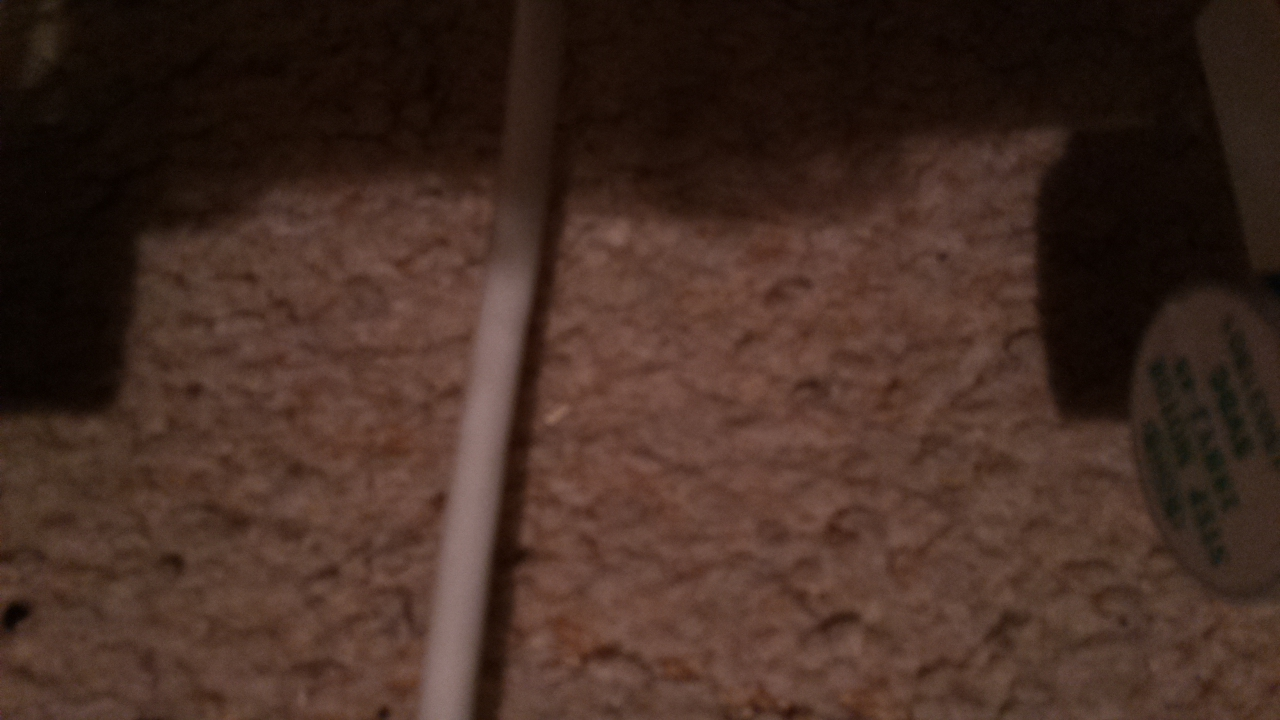
#> input picture 1/sample-2019-12-15_06:57-2.jpg, 1280 x 720 px
$ python contrast_adjustment.py
#> lines starting #> are read from the running program, lines starting #| are printed output that depends on the picture; long printed decimals are rounded
#> further down, image is the input picture: shape (720, 1280, 3); mean B, G, R 35.3, 44.8, 67.6
import cv2
import numpy as np
from matplotlib import pyplot as plt


# Automatic brightness and contrast optimization with optional histogram clipping
def automatic_brightness_and_contrast(image, clip_hist_percent=1):
#> called with clip_hist_percent = 1
    gray = cv2.cvtColor(image, cv2.COLOR_BGR2GRAY)
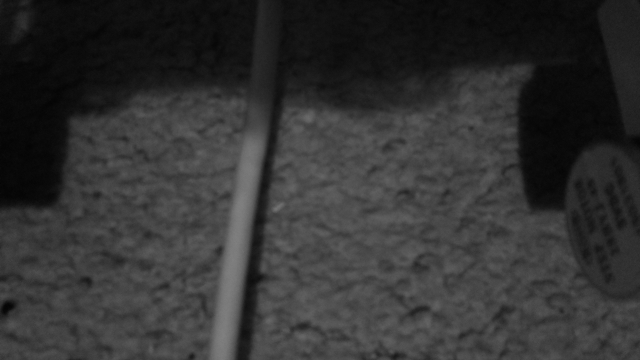
#> gray: shape (720, 1280) (shown at 1/2 size); min 2, max 131, mean 50.5

    # Calculate grayscale histogram
    hist = cv2.calcHist([gray], [0], None, [256], [0, 256])
#> hist = 256 values, max 20431 at index 14, min 0 at index 0, mean 3600
    hist_size = len(hist)
#> hist_size = 256

    # Calculate cumulative distribution from the histogram
    accumulator = []
    accumulator.append(float(hist[0]))
    for index in range(1, hist_size):
        accumulator.append(accumulator[index - 1] + float(hist[index]))
#> after the loop, accumulator = 256 values from 0 to 921600

    # Locate points to clip
    maximum = accumulator[-1]
#> maximum = 921600
    clip_hist_percent *= (maximum / 100.0)
#> clip_hist_percent = 9216
    clip_hist_percent /= 2.0
#> clip_hist_percent = 4608

    # Locate left cut
    minimum_gray = 0
    while accumulator[minimum_gray] < clip_hist_percent:
        minimum_gray += 1
#> this loop made 6 passes
#> after the loop, minimum_gray = 6

    # Locate right cut
    maximum_gray = hist_size - 1
#> maximum_gray = 255
    while accumulator[maximum_gray] >= (maximum - clip_hist_percent):
        maximum_gray -= 1
#> this loop made 135 passes
#> maximum_gray on passes 1 to 8: 254, 253, 252, 251, 250, 249, 248, 247
#> after the loop, maximum_gray = 120

    # Calculate alpha and beta values
    alpha = 255 / (maximum_gray - minimum_gray)
#> alpha = 2.24
    beta = -minimum_gray * alpha
#> beta = -13.42

    '''
    # Calculate new histogram with desired range and show histogram
    new_hist = cv2.calcHist([gray],[0],None,[256],[minimum_gray,maximum_gray])
    plt.plot(hist)
    plt.plot(new_hist)
    plt.xlim([0,256])
    plt.show()
    '''

    auto_result = cv2.convertScaleAbs(image, alpha=alpha, beta=beta)
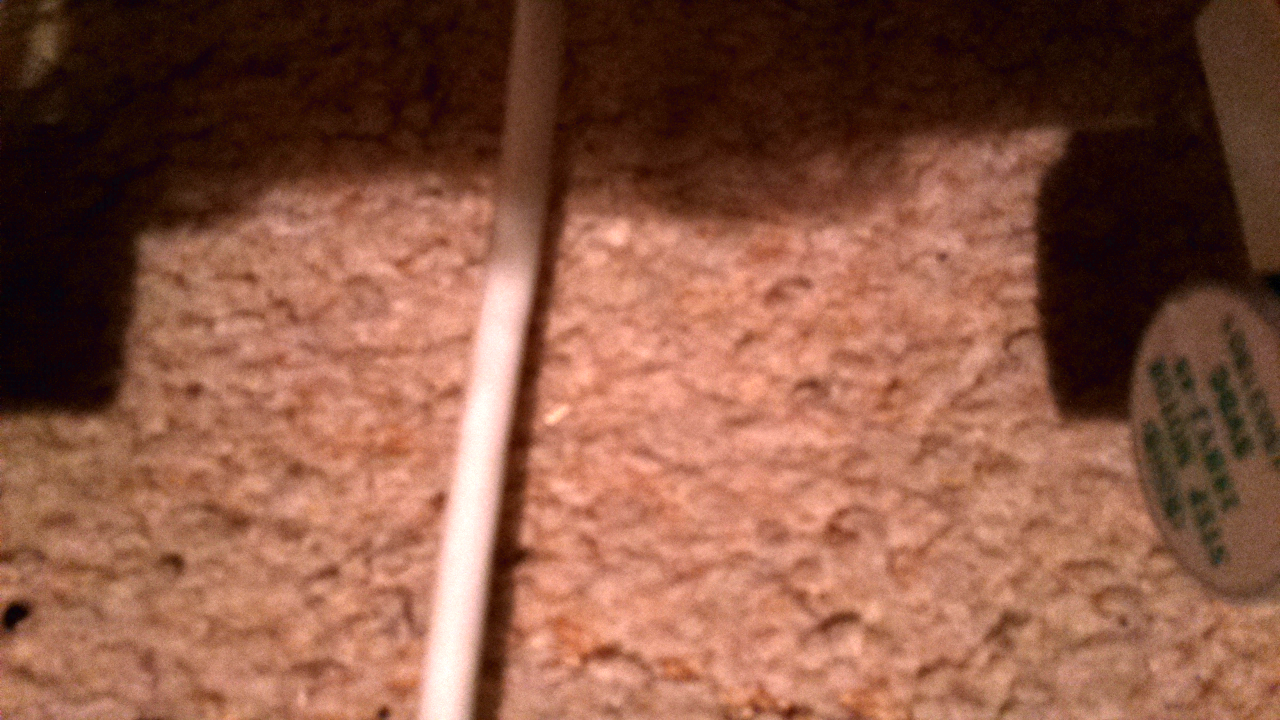
#> auto_result: shape (720, 1280, 3); mean B, G, R 67.2, 86.8, 137.2
    return auto_result, alpha, beta


image = cv2.imread('../1/sample-2019-12-15_06:57-2.jpg')
auto_result, alpha, beta = automatic_brightness_and_contrast(image, 1)
#> alpha = 2.24; beta = -13.42
print('alpha', alpha)
#| alpha 2.237
print('beta', beta)
#| beta -13.421
cv2.imshow('auto_result', auto_result)
cv2.waitKey()

$ run again, with 1/sample-2019-12-15_06:51-1.jpg copied over 1/sample-2019-12-15_06:57-2.jpg
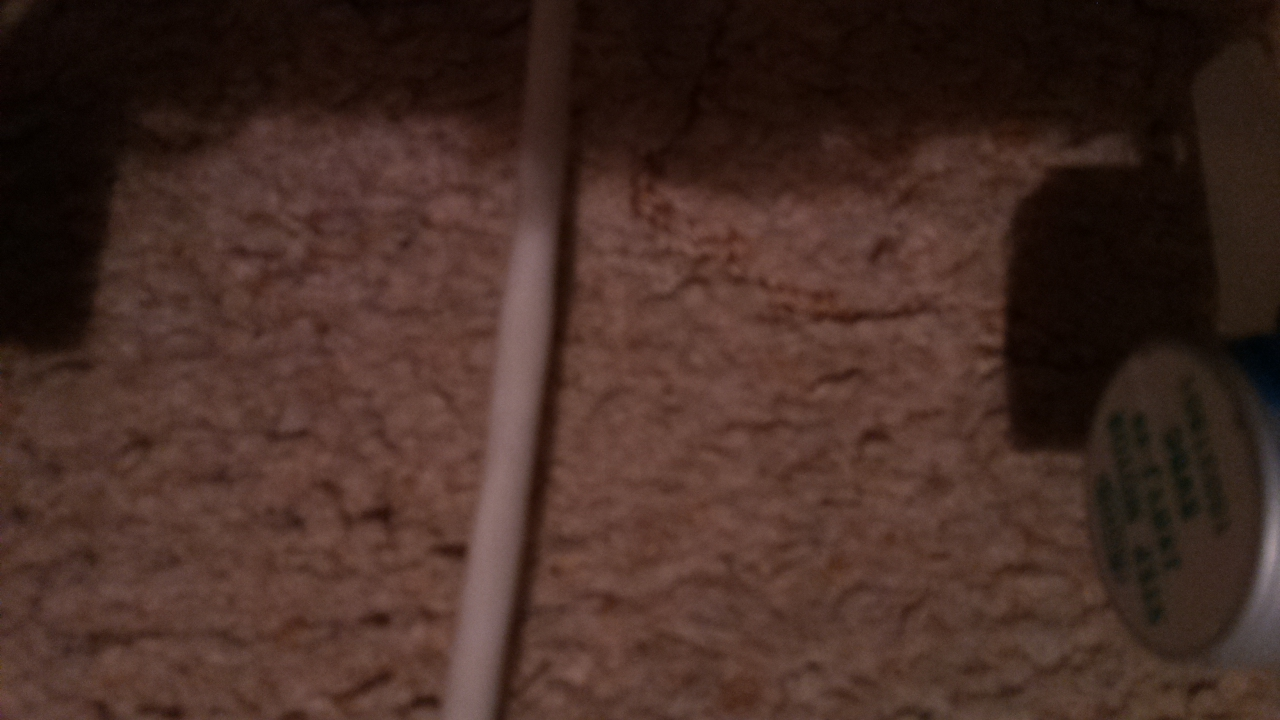
#> input picture 1/sample-2019-12-15_06:51-1.jpg, 1280 x 720 px
#> image is the input picture: shape (720, 1280, 3); mean B, G, R 37.2, 45, 69.2
#> in automatic_brightness_and_contrast, `gray = cv2.cvtColor(image, cv2.COLOR_BGR2GRAY)`:
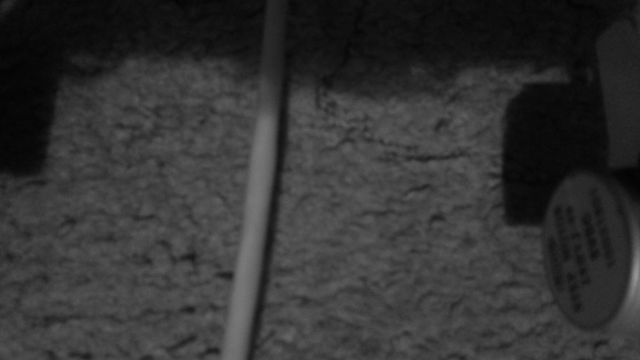
#> gray: shape (720, 1280) (shown at 1/2 size); min 1, max 152, mean 51.4
#> hist = 256 values, max 23093 at index 70, min 0 at index 0, mean 3600
#> hist_size = 256
#> after the loop in automatic_brightness_and_contrast, `for index in range(1, hist_size):`: accumulator = 256 values from 0 to 921600
#> maximum = 921600
#> in automatic_brightness_and_contrast, `clip_hist_percent *= (maximum / 100.0)`: clip_hist_percent = 9216
#> in automatic_brightness_and_contrast, `clip_hist_percent /= 2.0`: clip_hist_percent = 4608
#> the loop in automatic_brightness_and_contrast, `while accumulator[minimum_gray] < clip_hist_percent:` made 6 passes
#> after the loop in automatic_brightness_and_contrast, `while accumulator[minimum_gray] < clip_hist_percent:`: minimum_gray = 6
#> in automatic_brightness_and_contrast, `maximum_gray = hist_size - 1`: maximum_gray = 255
#> the loop in automatic_brightness_and_contrast, `while accumulator[maximum_gray] >= (maximum - clip_hist_percent):` made 141 passes
#> maximum_gray on passes 1 to 8: 254, 253, 252, 251, 250, 249, 248, 247
#> after the loop in automatic_brightness_and_contrast, `while accumulator[maximum_gray] >= (maximum - clip_hist_percent):`: maximum_gray = 114
#> in automatic_brightness_and_contrast, `alpha = 255 / (maximum_gray - minimum_gray)`: alpha = 2.36
#> in automatic_brightness_and_contrast, `beta = -minimum_gray * alpha`: beta = -14.17
#> in automatic_brightness_and_contrast, `auto_result = cv2.convertScaleAbs(image, alpha=alpha, beta=beta)`:
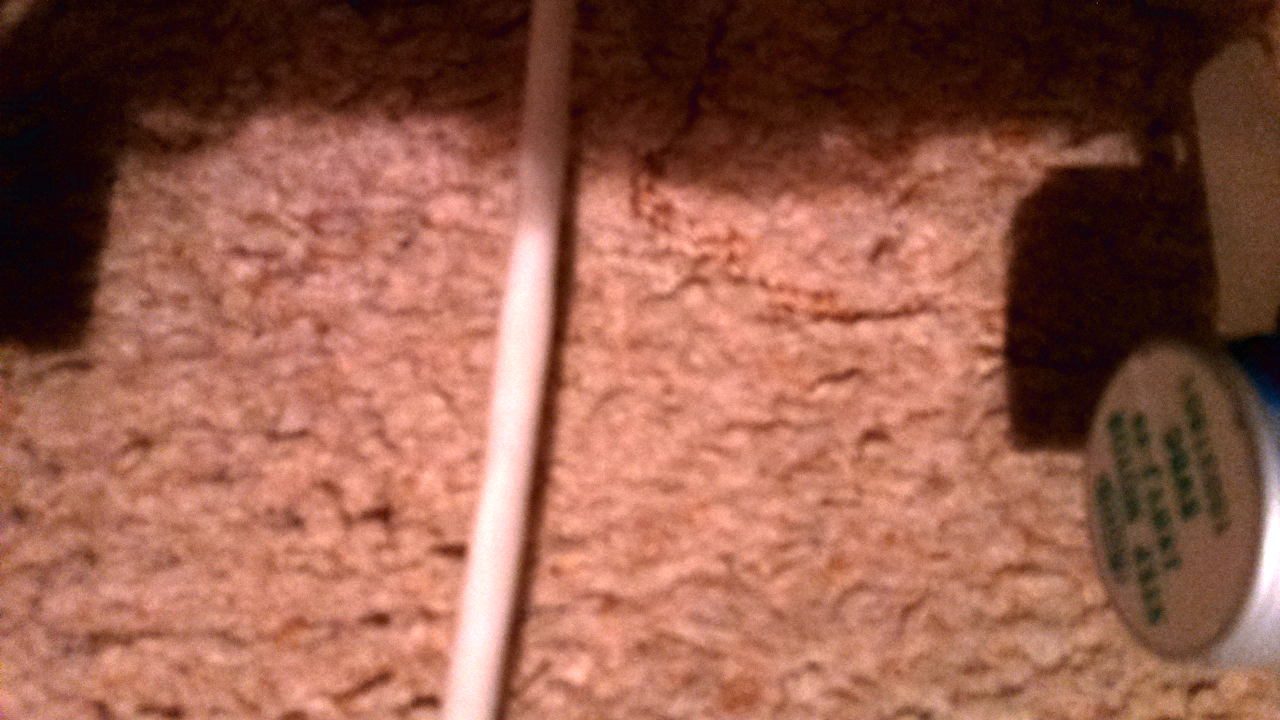
#> auto_result: shape (720, 1280, 3); mean B, G, R 75.2, 92.3, 148.4
#> `auto_result, alpha, beta = automatic_brightness_and_contrast(image, 1)`: alpha = 2.36; beta = -14.17
#| alpha 2.361
#| beta -14.167

$ run again, with 1/sample-2019-12-15_06:51-2.jpg copied over 1/sample-2019-12-15_06:57-2.jpg
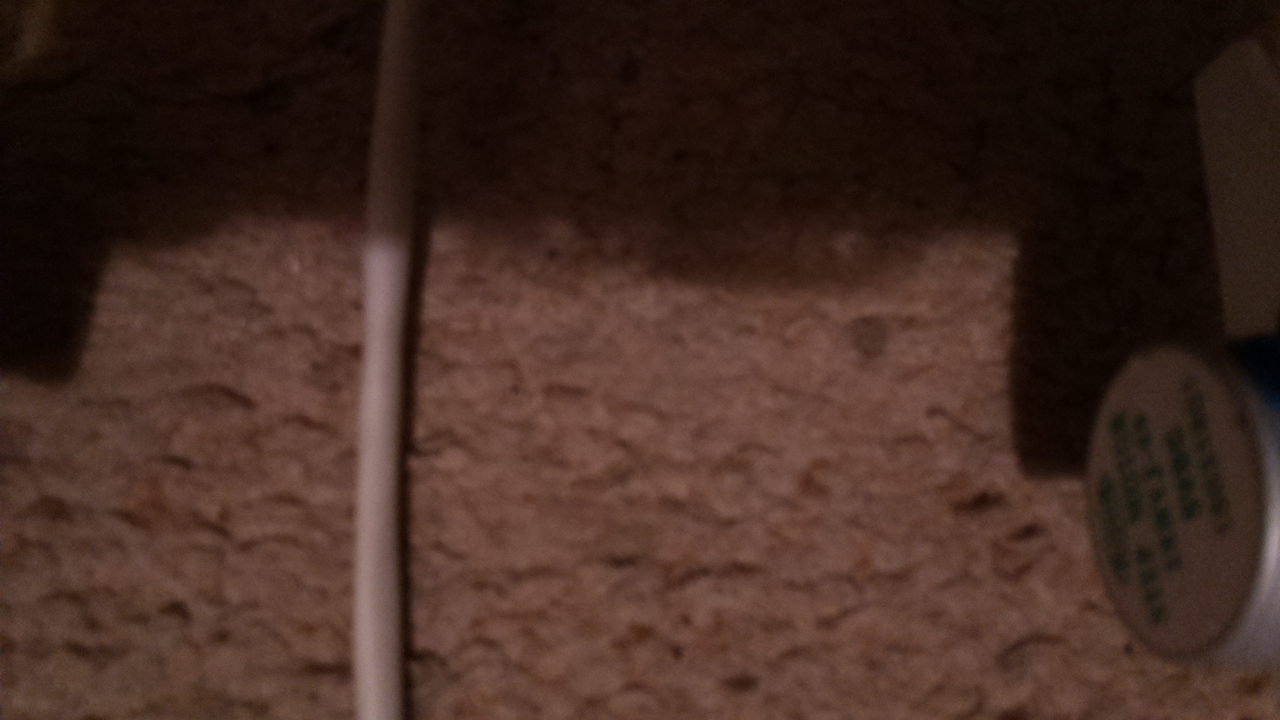
#> input picture 1/sample-2019-12-15_06:51-2.jpg, 1280 x 720 px
#> image is the input picture: shape (720, 1280, 3); mean B, G, R 34.4, 43.1, 66.6
#> in automatic_brightness_and_contrast, `gray = cv2.cvtColor(image, cv2.COLOR_BGR2GRAY)`:
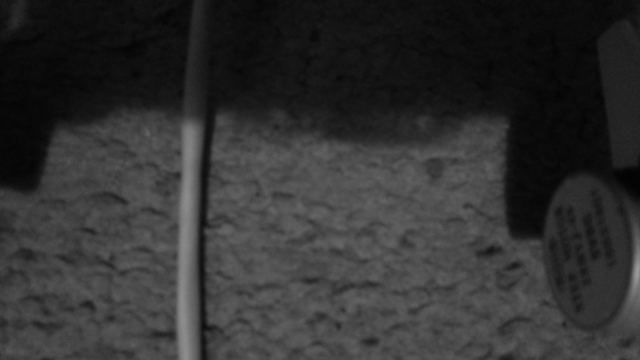
#> gray: shape (720, 1280) (shown at 1/2 size); min 0, max 160, mean 49.1
#> hist = 256 values, max 25686 at index 12, min 0 at index 161, mean 3600
#> hist_size = 256
#> after the loop in automatic_brightness_and_contrast, `for index in range(1, hist_size):`: accumulator = 256 values from 1 to 921600
#> maximum = 921600
#> in automatic_brightness_and_contrast, `clip_hist_percent *= (maximum / 100.0)`: clip_hist_percent = 9216
#> in automatic_brightness_and_contrast, `clip_hist_percent /= 2.0`: clip_hist_percent = 4608
#> the loop in automatic_brightness_and_contrast, `while accumulator[minimum_gray] < clip_hist_percent:` made 6 passes
#> after the loop in automatic_brightness_and_contrast, `while accumulator[minimum_gray] < clip_hist_percent:`: minimum_gray = 6
#> in automatic_brightness_and_contrast, `maximum_gray = hist_size - 1`: maximum_gray = 255
#> the loop in automatic_brightness_and_contrast, `while accumulator[maximum_gray] >= (maximum - clip_hist_percent):` made 127 passes
#> maximum_gray on passes 1 to 8: 254, 253, 252, 251, 250, 249, 248, 247
#> after the loop in automatic_brightness_and_contrast, `while accumulator[maximum_gray] >= (maximum - clip_hist_percent):`: maximum_gray = 128
#> in automatic_brightness_and_contrast, `alpha = 255 / (maximum_gray - minimum_gray)`: alpha = 2.09
#> in automatic_brightness_and_contrast, `beta = -minimum_gray * alpha`: beta = -12.54
#> in automatic_brightness_and_contrast, `auto_result = cv2.convertScaleAbs(image, alpha=alpha, beta=beta)`:
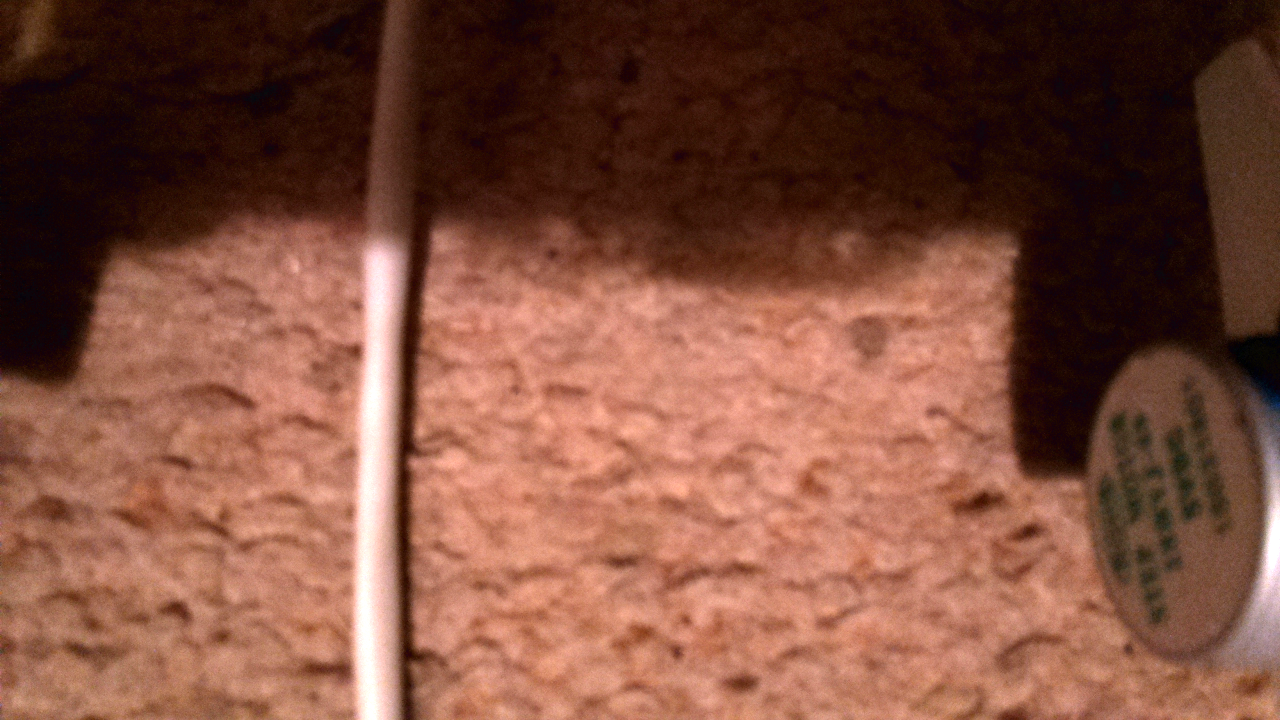
#> auto_result: shape (720, 1280, 3); mean B, G, R 61.3, 77.6, 126.1
#> `auto_result, alpha, beta = automatic_brightness_and_contrast(image, 1)`: alpha = 2.09; beta = -12.54
#| alpha 2.090
#| beta -12.541
